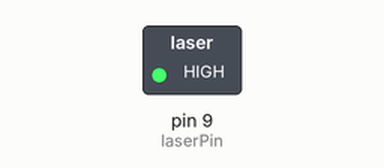
Recording of a sketch running on a simulated Arduino Uno, built with avr-gcc and run on an emulated ATmega328P. Shown: switched loads named in the sketch (green lamp = pin HIGH). Dashed ring = blinking.

Above: at 0.2 s.
Timing chart, 0 to 3.0 s (numbered marks = the images above):
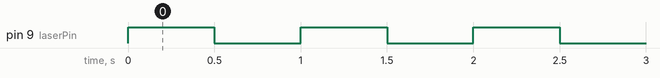

The sketch:

example_1.ino
```cpp
// Blinks the laser on and off every 500 ms by switching an NPN transistor connected to Arduino digital pin D9.
//
// Buy this module: https://shillehtek.com/products/shillehtek-6mm-650nm-5mw-red-laser-diode-module
// Full manual: https://shillehtek.com/blogs/shillehtek-product-manuals/shillehtek-6mm-650nm-5mw-red-laser-diode-module-manual
// More examples: https://github.com/shillehbean/shillehtek-examples
//

// Laser Diode - Blink via NPN transistor on D9
// Wiring: D9 -> 1k resistor -> NPN base
//         NPN collector -> laser GND wire
//         NPN emitter -> Arduino GND
//         Laser +5V wire -> Arduino 5V

const int laserPin = 9;

void setup() {
  pinMode(laserPin, OUTPUT);
}

void loop() {
  digitalWrite(laserPin, HIGH);   // laser ON
  delay(500);
  digitalWrite(laserPin, LOW);    // laser OFF
  delay(500);
}
```

Measured:
- by itself, pin 9 (laserPin): alternates HIGH for 0.50 s and LOW for 0.50 s
